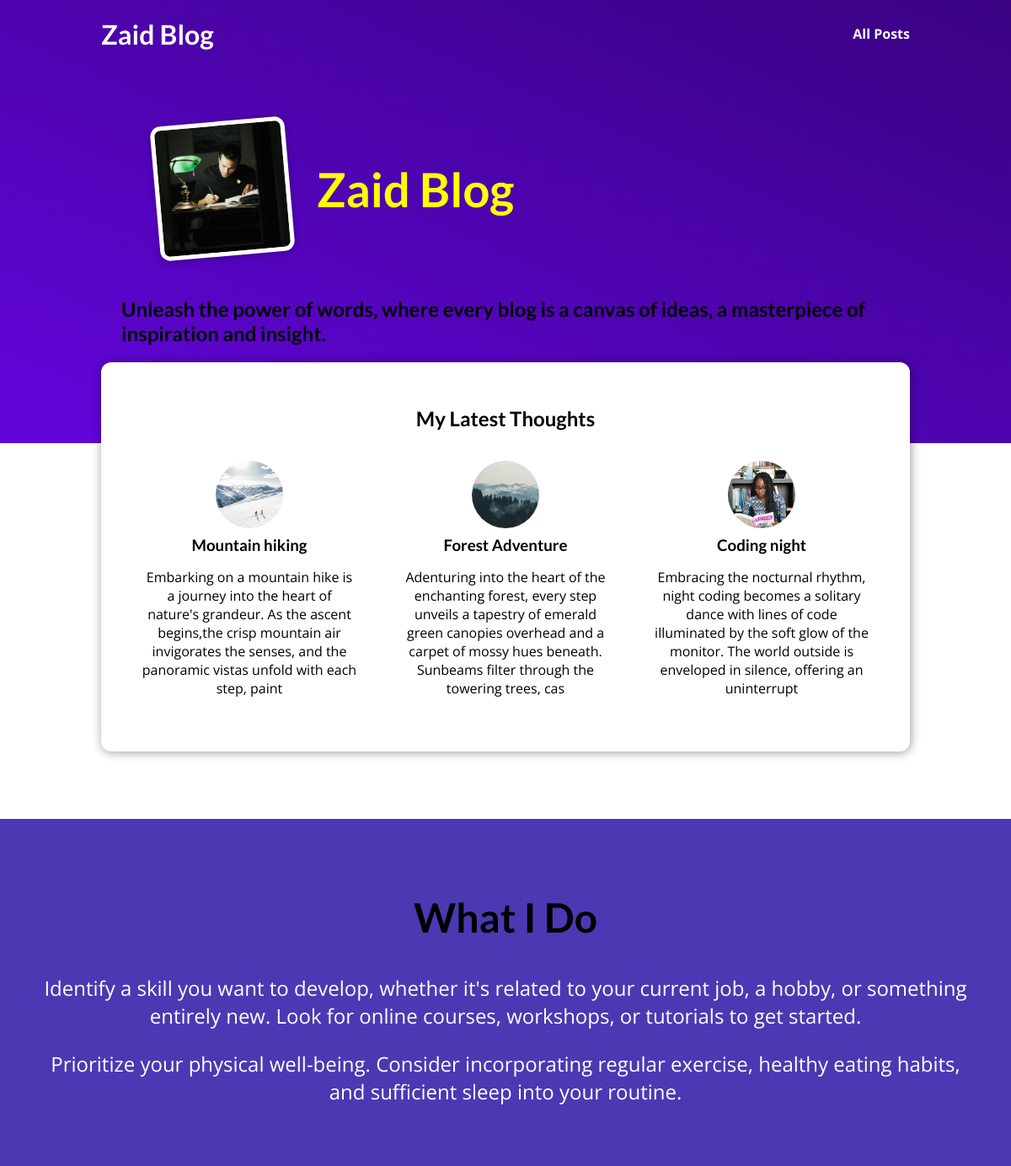
The page / on the database its author committed.
### Blog/models.py (models this page shows)
class Post(models.Model):
    title=models.CharField(max_length=150)
    excerpt=models.CharField(max_length=200)
    image=models.ImageField(upload_to="posts",null=True )
    date=models.DateField(auto_now=True)
    slug=models.SlugField(unique=True,db_index=True)
    content=models.TextField(validators=[MinLengthValidator(10)])
    author=models.ForeignKey(Author, verbose_name=("Author"), on_delete=models.SET_NULL,null=True,related_name="posts")
    caption=models.ManyToManyField(Tag,verbose_name=("Tag"))

### Blog/views.py (the view)
# urls.py: path("",views.starting_page,name="starting_page"),
def starting_page(request):
    latest_posts=Post.objects.all().order_by("-date")[:3]
    return render(request, "Blog/index.html",{
        "posts":latest_posts
    })

### Blog/templates/Blog/index.html (shortened to what this page needs)
{% extends "base.html" %}
{% load static %}
{% block css_files %}
<link rel="stylesheet" href="{% static "Blog/post.css" %}">
<link rel="stylesheet" href="{% static "Blog/index.css" %}">
{% endblock  %}
{% block content %}
    <section id="welcome">
        <header>
            <img src="{% static "Blog/images/zaid.jpg" %}" alt="Zaid-The Author Of The Blog">
            <h2>Zaid Blog</h2>
        </header>
        <h1>Unleash the power of words, where every blog is a canvas of ideas, a masterpiece of inspiration and insight.</h1>
    </section>
    <section id="latest-posts">
        <h2>My Latest Thoughts</h2>
        <ul>
            {% for post in posts %}
            {% include "Blog/includes/post.html" %}
            {% endfor %}
        </ul>
    </section>
    <section id="about">
        <h2>What I Do</h2>
        <p>Identify a skill you want to develop, whether it's related to your current job, a hobby, or something entirely new. Look for online courses, workshops, or tutorials to get started.</p>
        <p>
            Prioritize your physical well-being. Consider incorporating regular exercise, healthy eating habits, and sufficient sleep into your routine.</p>
    </section>
{% endblock  %}

### Blog/templates/Blog/includes/post.html
<li>
    <article class="post">
        <a href="{% url "posts_detail_page" post.slug %} ">
            <img src="{{ post.image.url }}" alt="{{ post.title }}">
            <div class="post__content">
                <h3>{{ post.title }}</h3>
                <p>{{ post.excerpt }}</p>
            </div>
        </a>
    </article>
</li>

### static/app.css (style rules this page uses)
* { box-sizing: border-box; }
html { font-family: 'Open Sans', 'Lato', sans-serif; }
body { margin: 0; }
h1, h2, h3 { font-family: 'Lato', sans-serif; font-weight: bold; }

### Blog/static/Blog/post.css (style rules this page uses)
.post { display: flex; flex-direction: column; align-items: center; text-align: center; }
.post a { text-decoration: none; color: black; transition: all 0.2s ease; padding: 1rem; }
.post img { width: 5rem; height: 5rem; object-fit: cover; border-radius: 50%; }
.post h3 { margin: 0.25rem 0; }

### Blog/static/Blog/index.css (style rules this page uses)
#welcome { background: linear-gradient(to right top, #6305dd, #390281); padding: 6rem 12%; }
#welcome header { display: flex; align-items: center; justify-content: center; margin: 3rem auto; }
#welcome img { width: 10rem; height: 10rem; object-fit: cover; object-position: bottom; border: 5px solid white; border-radius: 12px; background-color: #ffe1bf; transform: rotateZ(-5deg); box-shadow: 0 2px 8px rgba(0, 0, 0, 0.25); }
#welcome h2 { font-size: 3.5rem; margin: 0 0 0 2rem; color: yellow; width: 40rem; }
#latest-posts { background-color: white; padding: 2rem; border-radius: 12px; width: 60rem; margin: -6rem auto 2rem auto; box-shadow: 1px 1px 12px rgba(0, 0, 0, 0.4); }
#latest-posts h2 { text-align: center; }
#latest-posts ul { list-style: none; margin: 0; padding: 0; display: flex; gap: 1rem; }
#latest-posts li { flex: 1; }
#about { text-align: center; padding: 3rem; background-color: #4b39b3; margin-top: 5rem; }
#about h2 { font-size: 3rem; }
#about p { font-size: 1.5rem; color: #ffffff; }

### rows shown on the page
Post: image (picture), title "Mountain hiking", excerpt "Embarking on a mountain hike is a journey into the heart of nature's grandeur. As the ascent begins,the crisp mountain air invigorates the senses, and the panoramic vistas unfold with each step, paint"
Post: image (picture), title "Forest Adventure", excerpt "Adenturing into the heart of the enchanting forest, every step unveils a tapestry of emerald green canopies overhead and a carpet of mossy hues beneath. Sunbeams filter through the towering trees, cas"
Post: image (picture), title "Coding night", excerpt "Embracing the nocturnal rhythm, night coding becomes a solitary dance with lines of code illuminated by the soft glow of the monitor. The world outside is enveloped in silence, offering an uninterrupt"
